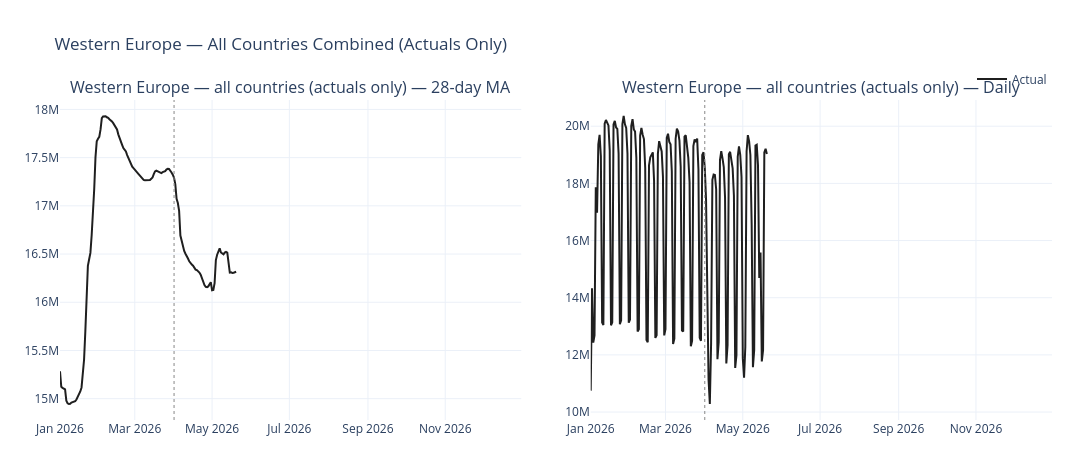

The cell this chart's notebook holds for it:
### Markdown cell above
## 3b. Western Europe — all countries (actuals only)

Sum across all Western European ISO codes (AT, BE, CH, DE, DK, ES, FI, FR, GB, GR, IE, IS, IT, LU, MT, NL, NO, PT, SE). No forecast curve — the parquet doesn't break out the unnamed countries.

### Code cell
# [plot-we-all]
fig = plot_entities([we_full], "Western Europe — All Countries Combined (Actuals Only)")
fig.show()

### Figure 1 — Plotly figure (JSON) as saved in the notebook; plotly's stock layout.template omitted (floating-point values rounded to 4 significant figures; data arrays with more than 128 entries replaced by an {"elided": "..."} marker saying what was removed)
{"data": [{"hovertemplate": "%{x|%Y-%m-%d}<br>Actual: %{y:,.0f}<extra></extra>", "legendgroup": "actual", "line": {"color": "#1f1f1f", "width": 2}, "mode": "lines", "name": "Actual", "showlegend": true, "type": "scatter", "x": {"elided": "140 str values"}, "xaxis": "x", "y": {"elided": "140 float values"}, "yaxis": "y"}, {"hovertemplate": "%{x|%Y-%m-%d}<br>Actual: %{y:,.0f}<extra></extra>", "legendgroup": "actual", "line": {"color": "#1f1f1f", "width": 2}, "mode": "lines", "name": "Actual", "showlegend": false, "type": "scatter", "x": {"elided": "140 str values"}, "xaxis": "x2", "y": {"elided": "140 int values"}, "yaxis": "y2"}], "layout": {"annotations": [{"font": {"size": 16}, "showarrow": false, "text": "Western Europe — all countries (actuals only) — 28-day MA", "x": 0.2325, "xanchor": "center", "xref": "paper", "y": 1, "yanchor": "bottom", "yref": "paper"}, {"font": {"size": 16}, "showarrow": false, "text": "Western Europe — all countries (actuals only) — Daily", "x": 0.7675, "xanchor": "center", "xref": "paper", "y": 1, "yanchor": "bottom", "yref": "paper"}], "height": 460, "hovermode": "x unified", "legend": {"orientation": "h", "x": 1, "xanchor": "right", "y": 1.02, "yanchor": "bottom"}, "margin": {"b": 40, "l": 60, "r": 40, "t": 100}, "shapes": [{"line": {"color": "#888", "dash": "dot", "width": 1}, "type": "line", "x0": "2026-04-01T00:00:00", "x1": "2026-04-01T00:00:00", "xref": "x", "y0": 0, "y1": 1, "yref": "y domain"}, {"line": {"color": "#888", "dash": "dot", "width": 1}, "type": "line", "x0": "2026-04-01T00:00:00", "x1": "2026-04-01T00:00:00", "xref": "x2", "y0": 0, "y1": 1, "yref": "y2 domain"}], "title": {"text": "Western Europe — All Countries Combined (Actuals Only)"}, "width": 1300, "xaxis": {"anchor": "y", "domain": [0, 0.465], "range": ["2026-01-01T00:00:00", "2026-12-31T00:00:00"]}, "xaxis2": {"anchor": "y2", "domain": [0.535, 1.0], "range": ["2026-01-01T00:00:00", "2026-12-31T00:00:00"]}, "yaxis": {"anchor": "x", "domain": [0, 1], "tickformat": "~s"}, "yaxis2": {"anchor": "x2", "domain": [0, 1], "tickformat": "~s"}}}
